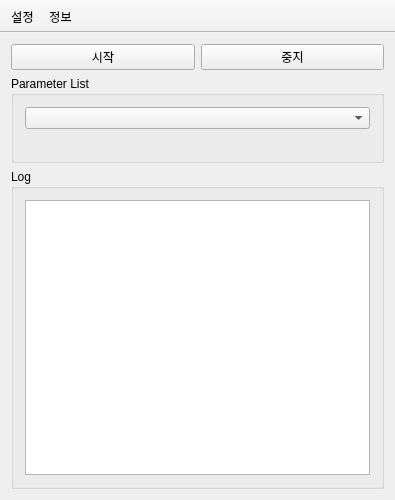
<?xml version="1.0" encoding="UTF-8"?>
<ui version="4.0">
 <class>MainWindow</class>
 <widget class="QMainWindow" name="MainWindow">
  <property name="geometry">
   <rect>
    <x>0</x>
    <y>0</y>
    <width>395</width>
    <height>500</height>
   </rect>
  </property>
  <property name="windowTitle">
   <string>MainWindow</string>
  </property>
  <widget class="QWidget" name="centralWidget">
   <layout class="QVBoxLayout" name="verticalLayout_2">
    <item>
     <layout class="QHBoxLayout" name="horizontalLayout">
      <item>
       <widget class="QPushButton" name="btnStart">
        <property name="text">
         <string>시작</string>
        </property>
       </widget>
      </item>
      <item>
       <widget class="QPushButton" name="btnStop">
        <property name="text">
         <string>중지</string>
        </property>
       </widget>
      </item>
     </layout>
    </item>
    <item>
     <widget class="QGroupBox" name="groupBox_2">
      <property name="title">
       <string>Parameter List</string>
      </property>
      <layout class="QVBoxLayout" name="verticalLayout_3">
       <item>
        <widget class="QComboBox" name="comboParametre"/>
       </item>
       <item>
        <widget class="QLabel" name="labelParameters">
         <property name="text">
          <string/>
         </property>
         <property name="textFormat">
          <enum>Qt::PlainText</enum>
         </property>
         <property name="alignment">
          <set>Qt::AlignLeading|Qt::AlignLeft|Qt::AlignVCenter</set>
         </property>
        </widget>
       </item>
      </layout>
     </widget>
    </item>
    <item>
     <widget class="QGroupBox" name="groupBox">
      <property name="title">
       <string>Log</string>
      </property>
      <layout class="QVBoxLayout" name="verticalLayout">
       <item>
        <widget class="QPlainTextEdit" name="debugArea"/>
       </item>
      </layout>
     </widget>
    </item>
   </layout>
  </widget>
  <widget class="QToolBar" name="mainToolBar">
   <property name="movable">
    <bool>false</bool>
   </property>
   <property name="toolButtonStyle">
    <enum>Qt::ToolButtonTextBesideIcon</enum>
   </property>
   <attribute name="toolBarArea">
    <enum>TopToolBarArea</enum>
   </attribute>
   <attribute name="toolBarBreak">
    <bool>false</bool>
   </attribute>
   <addaction name="actionAyarlar"/>
   <addaction name="actionAbout"/>
  </widget>
  <action name="actionAyarlar">
   <property name="icon">
    <iconset>
     <normalon>:/images/images/settings-gears-button.png</normalon>
    </iconset>
   </property>
   <property name="text">
    <string>설정</string>
   </property>
   <property name="visible">
    <bool>true</bool>
   </property>
  </action>
  <action name="actionAbout">
   <property name="icon">
    <iconset>
     <normalon>:/images/images/info-button.png</normalon>
    </iconset>
   </property>
   <property name="text">
    <string>정보</string>
   </property>
   <property name="toolTip">
    <string>Hakkında</string>
   </property>
  </action>
 </widget>
 <layoutdefault spacing="6" margin="11"/>
 <resources/>
 <connections/>
</ui>
